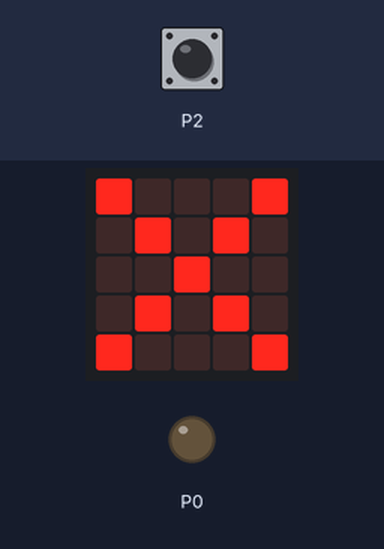
Recording of a program running on a simulated BBC micro:bit (MakeCode). Parts: the board's 5×5 LED display, output pins drawn as LEDs (lit = HIGH). The test bench sets the inputs (shaded band).

Above: at 1.2 s.
1.3 s: touch pin P2 pressed for 0.5 s
At 3.5 s:
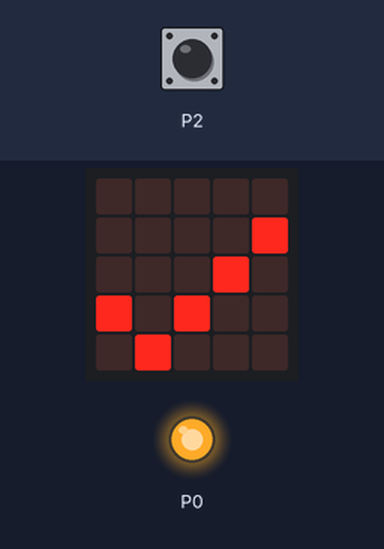
At 32.3 s:
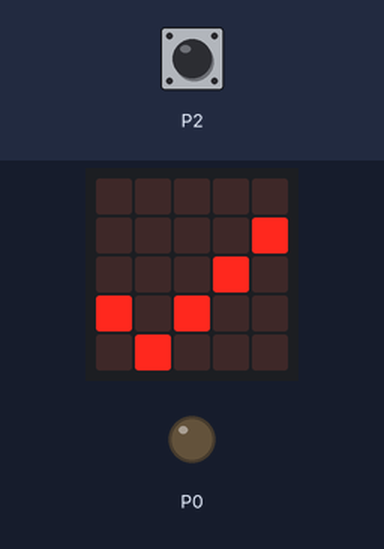
Timing chart, 0 to 33.5 s (numbered marks = the images above; inputs shaded):
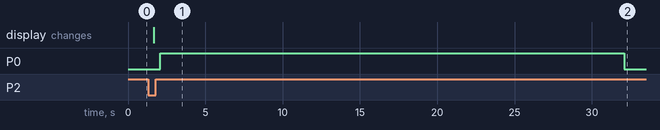

Measured:
- after the input at 1.3 s, P0: LOW → HIGH after 0.78 s, → LOW 30.0 s later; the display: changes after 0.38 s (image 1)

The program:

main.ts
```typescript
basic.forever(function () {
    if (input.pinIsPressed(TouchPin.P2)) {
        basic.showLeds(`
            . . . . .
            . . . . #
            . . . # .
            # . # . .
            . # . . .
            `)
        pins.digitalWritePin(DigitalPin.P0, 1)
        basic.pause(30000)
        pins.digitalWritePin(DigitalPin.P0, 0)
        basic.pause(5000)
    } else {
        basic.showLeds(`
            # . . . #
            . # . # .
            . . # . .
            . # . # .
            # . . . #
            `)
    }
})
```

test.ts
```typescript
// Hier kann man Tests durchführen; diese Datei wird nicht kompiliert, wenn dieses Paket als Erweiterung verwendet wird.
```
